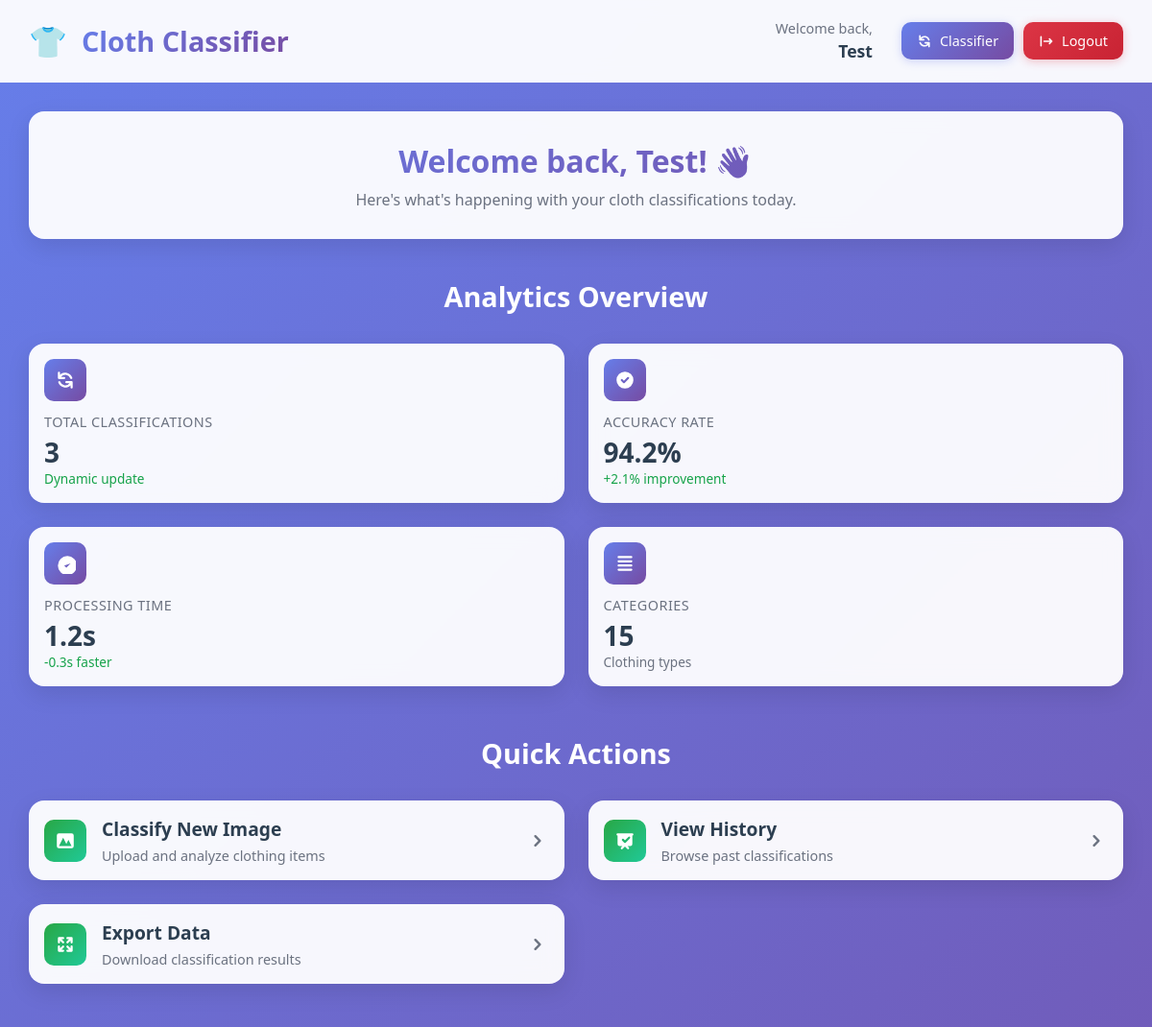
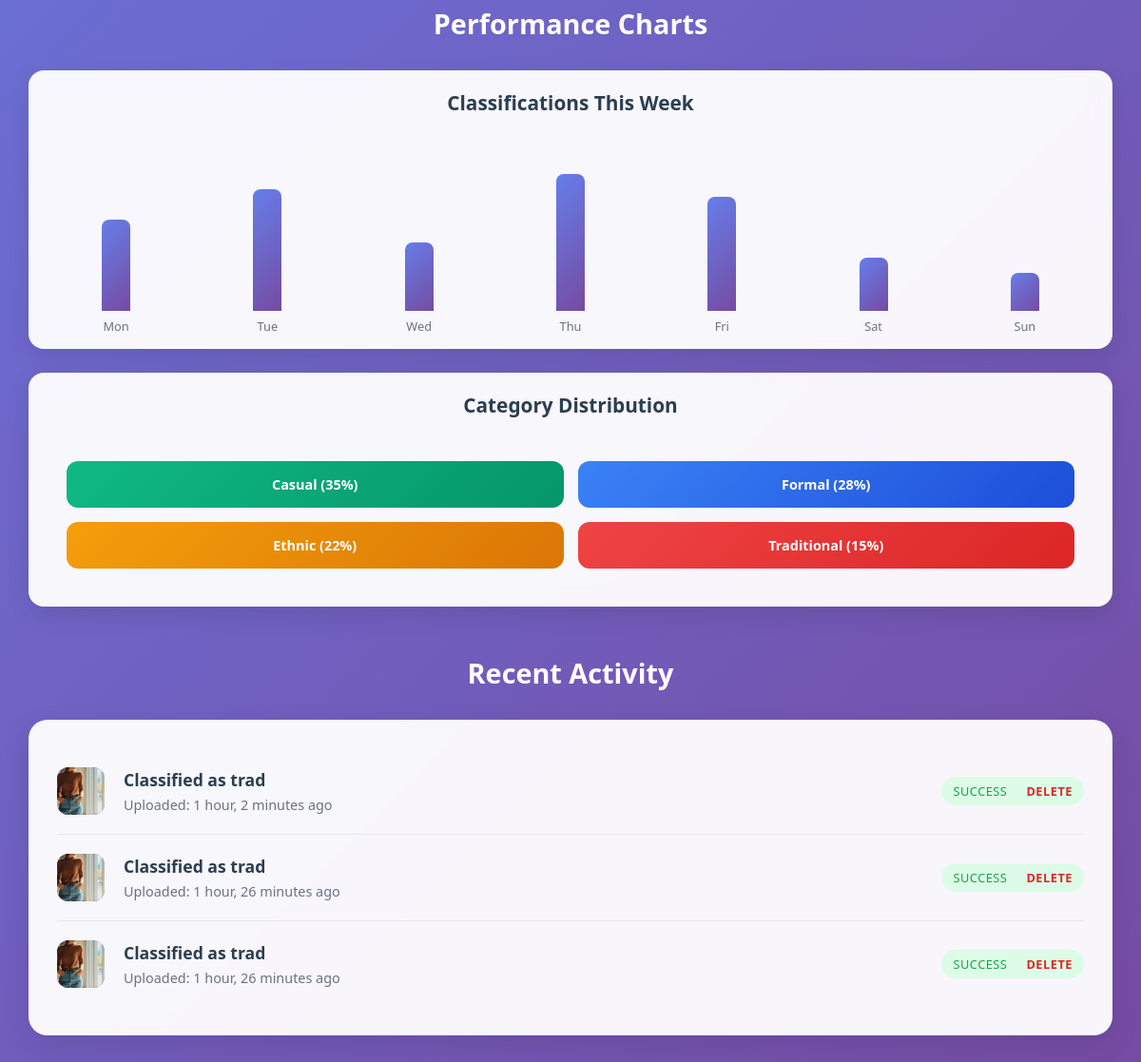
The app's page /dashboard/ (signed in) with its own data (2 pictures, top to bottom).
### main/models.py (models this page shows, shortened)
class OutfitPrediction(models.Model):
    image = models.ImageField(upload_to="outfits/")
    predicted_class = models.CharField(max_length=100)
    created_at = models.DateTimeField(auto_now_add=True)

### main/views.py (the view)
# urls.py: path("dashboard/", dashboard, name="dashboard"),
def dashboard(request):
    items = OutfitPrediction.objects.order_by("-created_at")
    return render(request, "dashboard.html", {"items": items})

### main/templates/dashboard.html (shortened to what this page needs)
<!DOCTYPE html>
<html lang="en">
<head>
    {% load static %}
    <link rel="stylesheet" href="{% static 'css/style.css' %}">
    <link rel="stylesheet" href="{% static 'css/dashboard.css' %}">
</head>
<body>
    <div class="dashboard-container">
        <header class="dashboard-header">
            <div class="header-content">
                <a href="{% url 'home' %}" class="logo-section" style="text-decoration: none;">
                    <span class="logo-icon">👕</span>
                    <h1>Cloth Classifier</h1>
                </a>
                <div class="user-section">
                    <div class="user-info">
                        <span class="user-greeting">Welcome back,</span>
                        <span class="user-name">{{ user.username|title }}</span>
                    </div>
                    <div class="user-actions">
                        <a href="{% url 'index' %}" class="action-btn">
                            Classifier
                        </a>
                        <a href="{% url 'logout' %}" class="action-btn logout-btn">
                            <svg class="btn-icon" fill="currentColor" viewBox="0 0 20 20">
                                <path fill-rule="evenodd" d="M3 3a1 1 0 00-1 1v12a1 1 0 102 0V4a1 1 0 00-1-1zm10.293 9.293a1 1 0 001.414 1.414l3-3a1 1 0 000-1.414l-3-3a1 1 0 10-1.414 1.414L14.586 9H7a1 1 0 100 2h7.586l-1.293 1.293z" clip-rule="evenodd"></path>
                            </svg>
                            Logout
                        </a>
                    </div>
                </div>
            </div>
        </header>
        <main class="dashboard-main">
            <section class="welcome-section">
                <div class="welcome-content">
                    <h2 class="welcome-title">Welcome back, {{ user.username|title }}! 👋</h2>
                    <p class="welcome-subtitle">Here's what's happening with your cloth classifications today.</p>
                </div>
            </section>
            <section class="stats-section">
                <h2 class="section-title">Analytics Overview</h2>
                <div class="stats-grid">
                    <div class="stat-card">
                        <div class="stat-icon">
                        </div>
                        <div class="stat-content">
                            <h3 class="stat-title">Total Classifications</h3>
                            <p class="stat-value">{{ items|length }}</p>
                            <p class="stat-change positive">Dynamic update</p>
                        </div>
                    </div>
                    <div class="stat-card">
                        <div class="stat-icon">
                            <svg fill="currentColor" viewBox="0 0 20 20">
                                <path fill-rule="evenodd" d="M10 18a8 8 0 100-16 8 8 0 000 16zm3.707-9.293a1 1 0 00-1.414-1.414L9 10.586 7.707 9.293a1 1 0 00-1.414 1.414l2 2a1 1 0 001.414 0l4-4z" clip-rule="evenodd"></path>
                            </svg>
                        </div>
                        <div class="stat-content">
                            <h3 class="stat-title">Accuracy Rate</h3>
                            <p class="stat-value">94.2%</p>
                            <p class="stat-change positive">+2.1% improvement</p>
                        </div>
                    </div>
                    <div class="stat-card">
                        <div class="stat-icon">
                            <svg fill="currentColor" viewBox="0 0 20 20">
                                <path d="M9 12l2 2 4-4m6 2a9 9 0 11-18 0 9 9 0 0118 0z"></path>
                            </svg>
                        </div>
                        <div class="stat-content">
                            <h3 class="stat-title">Processing Time</h3>
                            <p class="stat-value">1.2s</p>
                            <p class="stat-change positive">-0.3s faster</p>
                        </div>
                    </div>
                    <div class="stat-card">
                        <div class="stat-icon">
                            <svg fill="currentColor" viewBox="0 0 20 20">
                                <path fill-rule="evenodd" d="M3 4a1 1 0 011-1h12a1 1 0 110 2H4a1 1 0 01-1-1zm0 4a1 1 0 011-1h12a1 1 0 110 2H4a1 1 0 01-1-1zm0 4a1 1 0 011-1h12a1 1 0 110 2H4a1 1 0 01-1-1zm0 4a1 1 0 011-1h12a1 1 0 110 2H4a1 1 0 01-1-1z" clip-rule="evenodd"></path>
                            </svg>
                        </div>
                        <div class="stat-content">
                            <h3 class="stat-title">Categories</h3>
                            <p class="stat-value">15</p>
                            <p class="stat-change neutral">Clothing types</p>
                        </div>
                    </div>
                </div>
            </section>
            <section class="actions-section">
                <h2 class="section-title">Quick Actions</h2>
                <div class="actions-grid">
                    <a href="{% url 'index' %}" class="action-card">
                        <div class="action-icon">
                            <svg fill="currentColor" viewBox="0 0 20 20">
                                <path fill-rule="evenodd" d="M4 3a2 2 0 00-2 2v10a2 2 0 002 2h12a2 2 0 002-2V5a2 2 0 00-2-2H4zm12 12H4l4-8 3 6 2-4 3 6z" clip-rule="evenodd"></path>
                            </svg>
                        </div>
                        <div class="action-content">
                            <h3>Classify New Image</h3>
                            <p>Upload and analyze clothing items</p>
                        </div>
                        <div class="action-arrow">
                            <svg fill="currentColor" viewBox="0 0 20 20">
                                <path fill-rule="evenodd" d="M7.293 14.707a1 1 0 010-1.414L10.586 10 7.293 6.707a1 1 0 011.414-1.414l4 4a1 1 0 010 1.414l-4 4a1 1 0 01-1.414 0z" clip-rule="evenodd"></path>
                            </svg>
                        </div>
                    </a>
                    <div class="action-card">
                        <div class="action-icon">
                        </div>
                        <div class="action-content">
                            <h3>View History</h3>
                            <p>Browse past classifications</p>
                        </div>
                        <div class="action-arrow">
                            <svg fill="currentColor" viewBox="0 0 20 20">
                                <path fill-rule="evenodd" d="M7.293 14.707a1 1 0 010-1.414L10.586 10 7.293 6.707a1 1 0 011.414-1.414l4 4a1 1 0 010 1.414l-4 4a1 1 0 01-1.414 0z" clip-rule="evenodd"></path>
                            </svg>
                        </div>
                    </div>
                    <div class="action-card">
                        <div class="action-icon">
                        </div>
                        <div class="action-content">
                            <h3>Export Data</h3>
                            <p>Download classification results</p>
                        </div>
                        <div class="action-arrow">
                            <svg fill="currentColor" viewBox="0 0 20 20">
                                <path fill-rule="evenodd" d="M7.293 14.707a1 1 0 010-1.414L10.586 10 7.293 6.707a1 1 0 011.414-1.414l4 4a1 1 0 010 1.414l-4 4a1 1 0 01-1.414 0z" clip-rule="evenodd"></path>
                            </svg>
                        </div>
                    </div>
                </div>
            </section>
            <section class="charts-section">
                <h2 class="section-title">Performance Charts</h2>
                <div class="charts-grid">
                    <div class="chart-card">
                        <h3 class="chart-title">Classifications This Week</h3>
                        <div class="chart-placeholder">
                            <div class="chart-bars">
                                <div class="bar" style="height: 60%;" data-day="Mon" data-value="45"></div>
                                <div class="bar" style="height: 80%;" data-day="Tue" data-value="62"></div>
                                <div class="bar" style="height: 45%;" data-day="Wed" data-value="38"></div>
                                <div class="bar" style="height: 90%;" data-day="Thu" data-value="71"></div>
                                <div class="bar" style="height: 75%;" data-day="Fri" data-value="58"></div>
                                <div class="bar" style="height: 35%;" data-day="Sat" data-value="28"></div>
                                <div class="bar" style="height: 25%;" data-day="Sun" data-value="19"></div>
                            </div>
                        </div>
                    </div>
                    <div class="chart-card">
                        <h3 class="chart-title">Category Distribution</h3>
                        <div class="pie-chart">
                            <div class="pie-segment casual" data-percentage="35%">Casual (35%)</div>
                            <div class="pie-segment formal" data-percentage="28%">Formal (28%)</div>
                            <div class="pie-segment ethnic" data-percentage="22%">Ethnic (22%)</div>
                            <div class="pie-segment traditional" data-percentage="15%">Traditional (15%)</div>
                        </div>
                    </div>
                </div>
            </section>
            <section class="activity-section">
                <h2 class="section-title">Recent Activity</h2>
                <div class="activity-list">
                    {% for item in items|slice:":5" %}
                    <div class="activity-item">
                        <div class="activity-icon" style="overflow: hidden; padding: 0;">
                            {% if item.image %}
                                <img src="{{ item.image.url }}" alt="{{ item.predicted_class }}" style="width: 100%; height: 100%; object-fit: cover;">
                            {% endif %}
                        </div>
                        <div class="activity-content">
                            <h4>Classified as {{ item.predicted_class }}</h4>
                            <p>Uploaded: {{ item.created_at|timesince }} ago</p>
                        </div>
                        <div class="activity-status success" style="display: flex; align-items: center; gap: 8px;">
                            <span>Success</span>
                            <a href="{% url 'delete_outfit' item.pk %}" style="color: #dc2626; text-decoration: none; font-weight: bold; margin-left: 12px;">Delete</a>
                        </div>
                    </div>
                    {% empty %}
                    <div class="activity-item">
                        <div class="activity-content">
                            <p>No recent classifications found. Upload some clothes in the classifier to see them here!</p>
                        </div>
                    </div>
                    {% endfor %}
                </div>
            </section>
        </main>
    </div>
</body>
</html>

### static/css/style.css (style rules this page uses)
* { margin: 0; padding: 0; box-sizing: border-box; }
body { font-family: 'Segoe UI', Tahoma, Geneva, Verdana, sans-serif; background: linear-gradient(135deg, #667eea 0%, #764ba2 100%); min-height: 100vh; display: flex; align-items: center; justify-content: center; padding: 12px; }
h1 { color: #2c3e50; font-size: 1.75rem; margin-bottom: 8px; font-weight: 700; background: linear-gradient(135deg, #667eea, #764ba2); -webkit-background-clip: text; -webkit-text-fill-color: transparent; background-clip: text; }

### records on screen
OutfitPrediction: image (picture), predicted_class "trad", created_at "1 hour, 2 minutes"
OutfitPrediction: image (picture), predicted_class "trad", created_at "1 hour, 26 minutes"
OutfitPrediction: image (picture), predicted_class "trad", created_at "1 hour, 26 minutes"

### other values on screen
{{ user.username|title }} "Test"
{{ items|length }} "3"
